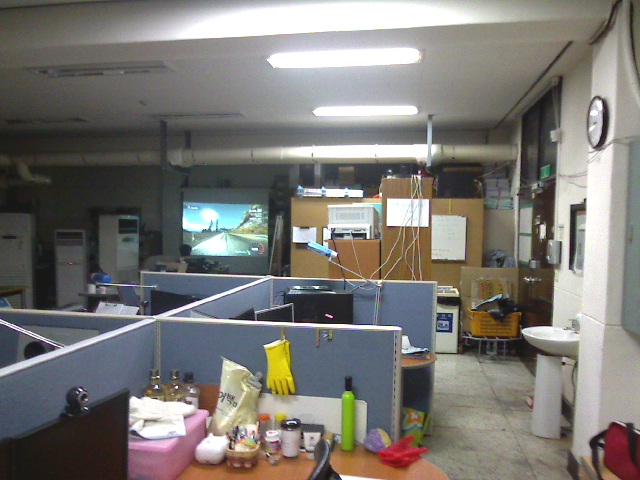
//> input picture T1.jpg, 640 x 480 px
$ ./main   (built with g++ and OpenCV 4)
//> lines starting //> are read from the running program, lines starting //| are printed output that depends on the picture

#include <iostream>
#include <cv.h>
#include <cxcore.h>
#include <highgui.h>


using namespace std;

typedef struct MATCH_PAIR
{
	int nA;
	int nB;
} MATCH_PAIR;


void MergeImages(IplImage* Image1, IplImage* Image2, IplImage* dstImage);
int FindMatchingPoints(const CvSeq* tKeypoints, const CvSeq* tDescriptors, const CvSeq* srcKeypoints, const CvSeq* srcDescriptors, int descriptor_size, MATCH_PAIR *pMatchPair);
int FindNearestPoints(const float* pA, int laplacian, const CvSeq* srcKeypoints, const CvSeq* srcDescriptors, int descriptor_size);

void main()
{

	///////////////////////////////////////////////////////////////////////////////////////////
	//두 영상 읽기
	// 첫 번째 Image read
	IplImage *T1Img, *mT1Img;
	if((T1Img = cvLoadImage("T1.jpg", CV_LOAD_IMAGE_GRAYSCALE)) == NULL)
	{
		printf("A Img open error\n");
		return ;
	}
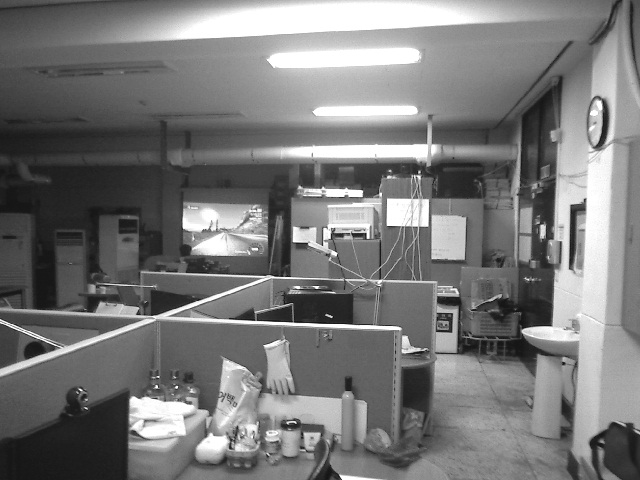
//> T1Img: 480 rows x 640 cols, CV_8UC1; min 15, max 255, mean 120.7
	//정보 뿌릴 이미지
	mT1Img = cvCreateImage(cvSize(T1Img->width, T1Img->height),T1Img->depth, 3);
	cvCvtColor(T1Img, mT1Img, CV_GRAY2BGR);

	// 두 번째 Image read
	IplImage* T2Img, *mT2Img;
	if((T2Img = cvLoadImage("T2.jpg", CV_LOAD_IMAGE_GRAYSCALE)) == NULL)
	{
		printf("B Img open error\n");
		return ;
	}
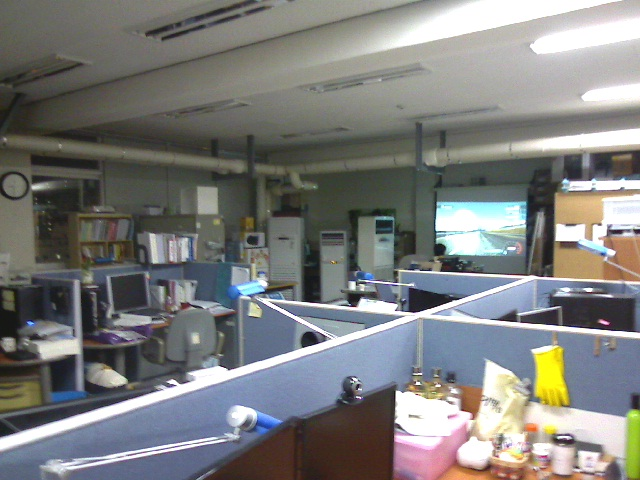
//> input picture T2.jpg, 640 x 480 px
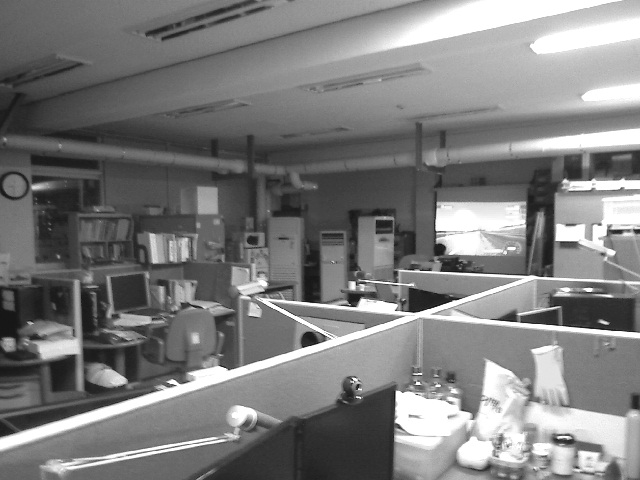
//> T2Img: 480 rows x 640 cols, CV_8UC1; min 14, max 255, mean 125.3
	//정보 뿌릴 이미지
	mT2Img = cvCreateImage(cvSize(T2Img->width, T2Img->height),T2Img->depth, 3);
	cvCvtColor(T2Img, mT2Img, CV_GRAY2BGR);

	//창만들기
	cvNamedWindow("Origin T1 Img", 1);
	cvNamedWindow("Origin T2 Img", 1);

	cvShowImage("Origin T1 Img", T1Img);
	cvShowImage("Origin T2 Img", T2Img);
	///////////////////////////////////////////////////////////////////////////////////////////


	///////////////////////////////////////////////////////////////////////////////////////////
	//surf 특징점 찾기
	CvMemStorage* storage =cvCreateMemStorage(0);
//> (the run ends here: the program needs code that is not available in this run, at `CvSURFParams params = cvSURFParams(300, 0);`)
